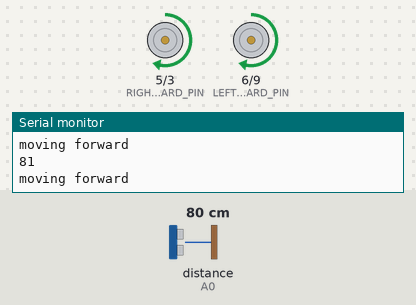
Simulated run of this sketch. Board: Arduino Uno, built with avr-gcc and run on an emulated ATmega328P. Parts: motor-driver pin pairs drawn as motors (green arrow = first pin HIGH = forward, orange = second pin HIGH = backward, longer = more drive), the last lines printed to the serial monitor. The test bench sets the inputs (shaded band); at power-on: distance to the obstacle (sensor on A0) 80 cm. The echo pulse lasts 58.3 µs per cm.

Above: at 1.2 s.
1.3 s: distance to the obstacle (sensor on A0) set to 22 cm
2.8 s: distance to the obstacle (sensor on A0) set to 19 cm
At 3.4 s:
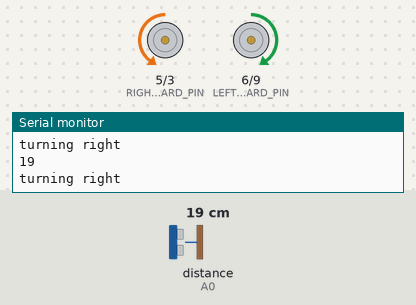
4.3 s: distance to the obstacle (sensor on A0) set to 153 cm
At 5.1 s:
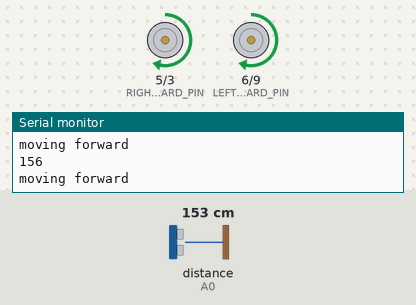
7.3 s: distance to the obstacle (sensor on A0) set to 2 cm
At 8.5 s:
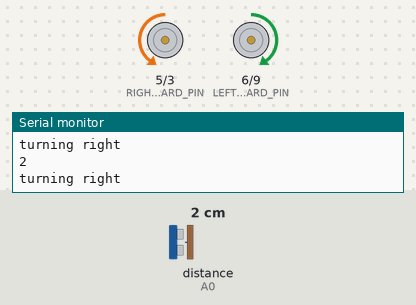
8.8 s: distance to the obstacle (sensor on A0) set to 35 cm
At 10.0 s:
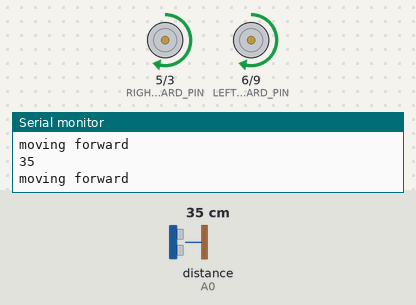
Timing chart, 0 to 11.3 s (numbered marks = the images above; inputs shaded):
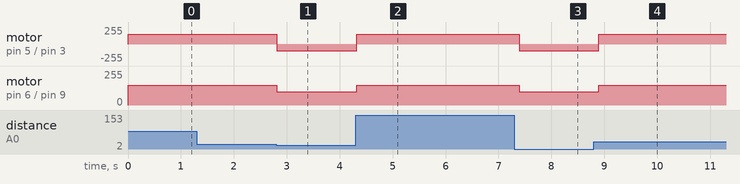

Measured:
- the behaviour switches between 21 and 20 cm on distance to the obstacle (sensor on A0) (found by bisection; images 0 and 1)
- after the input at 2.8 s, motor on pin 5 (RIGHT_FORWARD_PIN) / pin 3 (RIGHT_REVERSE_PIN): forward 150/255 → backward 100/255 at once; motor on pin 6 (LEFT_FORWARD_PIN) / pin 9 (LEFT_REVERSE_PIN): forward 150/255 → forward 100/255 at once
- after the input at 4.3 s, motor on pin 5 (RIGHT_FORWARD_PIN) / pin 3 (RIGHT_REVERSE_PIN): backward 100/255 → forward 150/255 at once; motor on pin 6 (LEFT_FORWARD_PIN) / pin 9 (LEFT_REVERSE_PIN): forward 100/255 → forward 150/255 at once
- after the input at 7.3 s, motor on pin 5 (RIGHT_FORWARD_PIN) / pin 3 (RIGHT_REVERSE_PIN): forward 150/255 → backward 100/255 after 0.09 s; motor on pin 6 (LEFT_FORWARD_PIN) / pin 9 (LEFT_REVERSE_PIN): forward 150/255 → forward 100/255 after 0.09 s
- after the input at 8.8 s, motor on pin 5 (RIGHT_FORWARD_PIN) / pin 3 (RIGHT_REVERSE_PIN): backward 100/255 → forward 150/255 after 0.09 s; motor on pin 6 (LEFT_FORWARD_PIN) / pin 9 (LEFT_REVERSE_PIN): forward 100/255 → forward 150/255 after 0.09 s

The sketch:

robot-template.ino
```cpp
#include <NewPing.h>

//Setup Ultrasonic Sensor Pins
#define TRIGGER_PIN  A1  // Arduino pin tied to trigger pin on the ultrasonic sensor.
#define ECHO_PIN     A0  // Arduino pin tied to echo pin on the ultrasonic sensor.
#define MAX_DISTANCE 200 // Maximum distance we want to ping for (in centimeters). Maximum sensor distance is rated at 400-500cm.
NewPing sonar(TRIGGER_PIN, ECHO_PIN, MAX_DISTANCE); // NewPing setup of pins and maximum distance.

// motor pins.  Note that only pins 2,5,6,9 and 10 can be used for pwm
#define RIGHT_FORWARD_PIN 5
#define RIGHT_REVERSE_PIN 3
#define LEFT_FORWARD_PIN 6
#define LEFT_REVERSE_PIN 9

// constants don't change
const int turn_distance = 20; //threshold for obstacles (in cm). try a range of 5 to 30
const int forward_power_level = 150; // a number from 0 to 255 for forard motors PWM on signal
const int turn_power_level = 100; // power while turning
const int forward_delay = 100; // time between ping checks when moving forward
const int turn_delay = 500; // time to turn in milliseconds

int front_distance = 0; // the distance in front of our robot in cm

void setup()
{
  pinMode(RIGHT_FORWARD_PIN, OUTPUT);
  pinMode(RIGHT_REVERSE_PIN, OUTPUT);
  pinMode(LEFT_FORWARD_PIN, OUTPUT);
  pinMode(LEFT_REVERSE_PIN, OUTPUT);

  Serial.begin(9600); // Start serial for output debugging

  // Message to serial monitor declaring that robot is ready
  Serial.println("Setup Complete");
}

void loop()
{
  front_distance = sonar.ping_cm();
  Serial.println(front_distance);
  if (front_distance > turn_distance) // if path is clear
     move_forward(); //move forward
  else // if path is blocked
     turn_right();
}

void move_forward() {
  Serial.println("moving forward");
  analogWrite(RIGHT_FORWARD_PIN, forward_power_level);
  analogWrite(RIGHT_REVERSE_PIN, LOW);
  analogWrite(LEFT_FORWARD_PIN, forward_power_level);
  analogWrite(LEFT_REVERSE_PIN, LOW);
  delay(forward_delay);
}

void turn_right() {
  Serial.println("turning right");
  analogWrite(RIGHT_FORWARD_PIN, LOW);
  analogWrite(RIGHT_REVERSE_PIN, turn_power_level);
  analogWrite(LEFT_FORWARD_PIN, turn_power_level);
  analogWrite(LEFT_REVERSE_PIN, LOW);
  delay(turn_delay);
}
```
